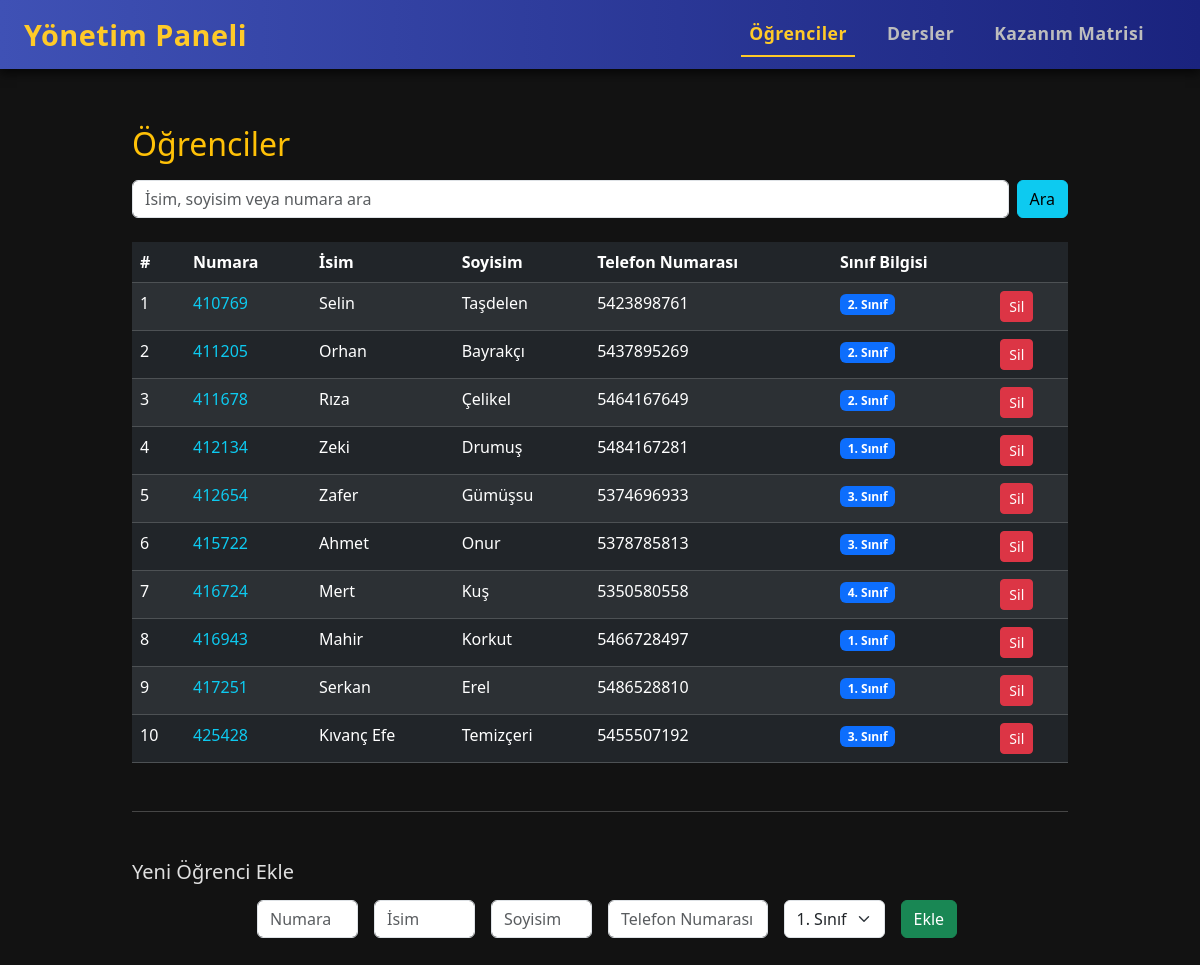
The app's page /students/ (signed in) with its own data.
### models/__init__.py (models this page shows, shortened)
class Student(db.Model):
    id     = db.Column(db.Integer, primary_key=True)
    number = db.Column(db.String(20), unique=True, nullable=False)
    name   = db.Column(db.String(120), nullable=False)
    surname   = db.Column(db.String(120), nullable=False)
    phone_number = db.Column(db.Integer, unique=True, nullable=False)
    grade = db.Column(db.Integer, nullable=False)
    results = db.relationship("Result", backref="student", lazy=True)

### routes/students.py (the view, shortened to what this page needs)
@bp.route("/")
@login_required
def list_students():
    q = request.args.get("q", "").strip()           # ?q=Ali
    query = Student.query
    students = query.order_by(Student.number.asc()).all()
    return render_template("students.html", students=students, q=q)

### app.py (called while the page is built)
def create_app():
    app = Flask(__name__)
    app.config.from_object(Config)
    db.init_app(app)
    login_manager.init_app(app)
    app.register_blueprint(course_stats_bp)
    app.register_blueprint(auth_bp)
    app.register_blueprint(upload_bp)
    app.register_blueprint(students_bp)
    app.register_blueprint(courses_bp)
    app.register_blueprint(results_bp)
    app.register_blueprint(pc_mapping_bp)
    app.register_blueprint(view_mapping_bp)
    app.register_blueprint(pc_contrib_bp)
    with app.app_context():
        db.create_all()
    @login_manager.user_loader
    def load_user(user_id):
        return Admin.query.get(int(user_id))
    @app.route("/")
    def index():
        return render_template("index.html", title="Yönetim Paneli")
    return app

### templates/students.html (shortened to what this page needs)
{% extends "layout.html" %}
{% block content %}
<div class="container py-4">
  <h2 class="text-warning mb-3">Öğrenciler</h2>
  <form method="get" class="row g-2 mb-4">
    <div class="col">
      <input type="text" name="q" value="{{ q or '' }}" class="form-control"
             placeholder="İsim, soyisim veya numara ara">
    </div>
    <div class="col-auto">
      <button class="btn btn-info">Ara</button>
    </div>
  </form>
  <table class="table table-dark table-striped table-hover">
    <thead>
      <tr>
        <th>#</th>
        <th>Numara</th>
        <th>İsim</th>
        <th>Soyisim</th>
        <th>Telefon Numarası</th>
        <th>Sınıf Bilgisi</th>
        <th></th>
      </tr>
    </thead>
    <tbody>
    {% for s in students %}
      <tr>
        <td>{{ loop.index }}</td>
        <td>
          <a href="{{ url_for('students.view_student', id=s.id) }}" class="text-decoration-none text-info">
            {{ s.number }}
          </a>
        </td>
        <td>{{ s.name }}</td>
        <td>{{ s.surname }}</td>
        <td>{{ s.phone_number }}</td>
        <td>
          {% if s.grade == 5 %}
            <span class="badge bg-secondary">Mezun</span>
          {% else %}
            <span class="badge bg-primary">{{ s.grade }}. Sınıf</span>
          {% endif %}
        </td>
        <td>
          <a href="{{ url_for('students.delete_student', id=s.id) }}"
             class="btn btn-sm btn-danger"
             onclick="return confirm('Öğrenciyi silmek istediğinize emin misiniz?');">
             Sil
          </a>
        </td>
      </tr>
    {% else %}
      <tr>
        <td colspan="7" class="text-center text-muted">Henüz öğrenci yok</td>
      </tr>
    {% endfor %}
    </tbody>
  </table>
  <hr class="my-5">
  <h5 class="mb-3">Yeni Öğrenci Ekle</h5>
  <form action="{{ url_for('students.add_student') }}" method="post" class="row g-3 w-75 mx-auto">
    <div class="col-md-2">
      <input name="number" class="form-control" placeholder="Numara" required>
    </div>
    <div class="col-md-2">
      <input name="name" class="form-control" placeholder="İsim" required>
    </div>
    <div class="col-md-2">
      <input name="surname" class="form-control" placeholder="Soyisim" required>
    </div>
    <div class="col-md-3">
      <input name="phone_number" class="form-control" placeholder="Telefon Numarası"
             pattern="\+?\d{10,15}" title="Telefon numarasını doğru formatta giriniz.">
    </div>
    <div class="col-md-2">
      <select name="grade" class="form-select" required>
        <option value="1">1. Sınıf</option>
      </select>
    </div>
    <div class="col-md-1 d-grid">
      <button type="submit" class="btn btn-success">Ekle</button>
    </div>
  </form>
</div>
{% endblock %}

### templates/layout.html (shortened to what this page needs)
<!doctype html>
<html lang="tr">
<head>
  <link
    href="https://cdn.jsdelivr.net/npm/bootstrap@5.3.2/dist/css/bootstrap.min.css"
    rel="stylesheet" />
  <link rel="stylesheet" href="{{ url_for('static', filename='css/style.css') }}" />
</head>
<body>
<nav class="navbar navbar-expand-lg">
  <div class="container-fluid px-4">
    <a class="navbar-brand" href="{{ url_for('index') }}">Yönetim Paneli</a>
    <div class="collapse navbar-collapse" id="navbarNav">
      <ul class="navbar-nav ms-auto">
        <li class="nav-item">
          <a
            class="nav-link {% if request.endpoint == 'students.list_students' %}active{% endif %}"
            href="{{ url_for('students.list_students') }}"
            >Öğrenciler</a
          >
        </li>
        <li class="nav-item">
          <a
            class="nav-link {% if request.endpoint == 'courses.list_courses' %}active{% endif %}"
            href="{{ url_for('courses.list_courses') }}"
            >Dersler</a
          >
        </li>
        <li class="nav-item">
          <a
            class="nav-link {% if request.endpoint == 'view_mapping.pc_matrix' %}active{% endif %}"
            href="{{ url_for('view_mapping.pc_matrix') }}"
            >Kazanım Matrisi</a
          >
        </li>
      </ul>
    </div>
  </div>
</nav>
<div class="container">
  {% block content %}{% endblock %}
</div>
</body>
</html>

### static/css/style.css (style rules this page uses)
body { background: black; color: #eeee; font-family: Arial, sans-serif; }

### templates/layout.html (style rules this page uses)
body { background-color: #121212; color: #e0e0e0; font-family: 'Segoe UI', Tahoma, Geneva, Verdana, sans-serif; min-height: 100vh; display: flex; flex-direction: column; }
nav.navbar { background: linear-gradient(90deg, #3f51b5, #1a237e); box-shadow: 0 4px 10px rgba(0, 0, 0, 0.7); font-weight: 600; letter-spacing: 0.03em; }
nav .navbar-brand { font-size: 1.8rem; font-weight: 700; color: #ffca28; transition: color 0.3s ease; }
nav .nav-link { color: #bdbdbd; font-size: 1.1rem; margin-right: 1.5rem; transition: color 0.3s ease; }
nav .nav-link.active { color: #ffca28 !important; font-weight: 700; border-bottom: 2px solid #ffca28; }
.container { flex-grow: 1; max-width: 1000px; padding: 2rem 1rem 4rem 1rem; margin: 0 auto; }

### records on screen
Student: number "410769", name "Selin", surname "Taşdelen", phone_number "5423898761", grade "2"
Student: number "411205", name "Orhan", surname "Bayrakçı", phone_number "5437895269", grade "2"
Student: number "411678", name "Rıza", surname "Çelikel", phone_number "5464167649", grade "2"
Student: number "412134", name "Zeki", surname "Drumuş", phone_number "5484167281", grade "1"
Student: number "412654", name "Zafer", surname "Gümüşsu", phone_number "5374696933", grade "3"
Student: number "415722", name "Ahmet", surname "Onur", phone_number "5378785813", grade "3"
Student: number "416724", name "Mert", surname "Kuş", phone_number "5350580558", grade "4"
Student: number "416943", name "Mahir", surname "Korkut", phone_number "5466728497", grade "1"
Student: number "417251", name "Serkan", surname "Erel", phone_number "5486528810", grade "1"
Student: number "425428", name "Kıvanç Efe", surname "Temizçeri", phone_number "5455507192", grade "3"
